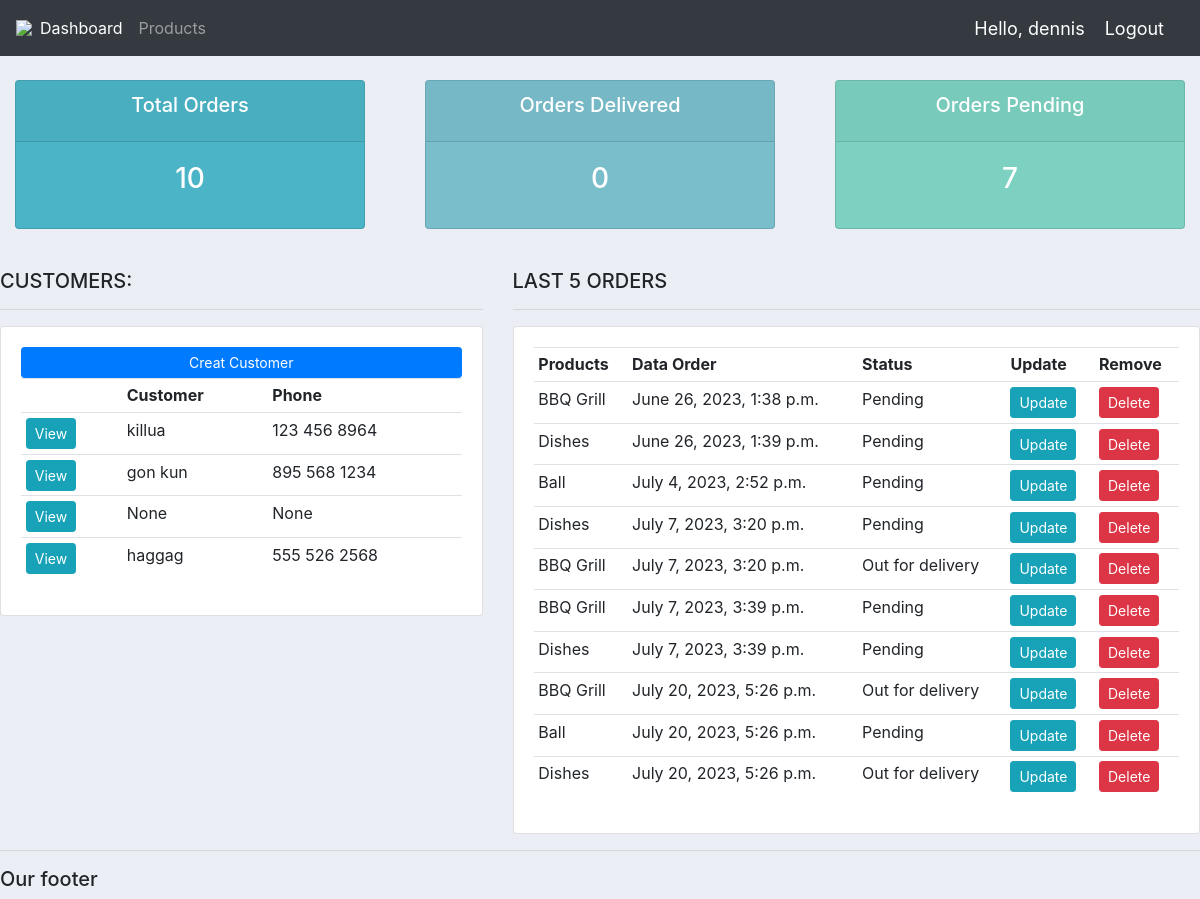
The app's page / (signed in) with its own data.
### accounts/models.py (models this page shows, shortened)
class Customer(models.Model):
    user = models.OneToOneField(User, null=True,blank= True, on_delete=models.CASCADE)
    name = models.CharField(max_length=200, null=True)
    phone = models.CharField(max_length=200, null=True)
    email = models.CharField(max_length=200, null=True)
    profile_pic = models.ImageField(default="profile1.png",null=True, blank=True)
    date_created = models.DateTimeField(auto_now_add=True, null=True)

class Order(models.Model):
    STATUS = (
        ('Pending', 'Pending'),
        ('Out for delivery', 'Out  for delivery'),
        ('Delivered', 'Delivered'),
    )
    customer = models.ForeignKey(Customer, null=True, on_delete= models.SET_NULL)
    product = models.ForeignKey(Product, null=True, on_delete= models.SET_NULL)
    date_created = models.DateTimeField(auto_now_add=True, null=True)
    status = models.CharField(max_length=200, null=True, choices=STATUS)
    note = models.CharField(max_length=1000, null=True)

class Product(models.Model):
    CATEGORY = (
        ('Indoor', 'Indoor'),
        ('Out Door', 'Out Door'),
    )
    name = models.CharField(max_length=200, null=True)
    price = models.FloatField(null=True)
    category = models.CharField(max_length=200, null=True, choices=CATEGORY)
    description = models.CharField(max_length=200, null=True, blank=True)
    date_created = models.DateTimeField(auto_now_add=True, null=True)
    tags = models.ManyToManyField(Tag)
    def __str__(self):
        return self.name

### accounts/decoraters.py (the view)
    def wrapper_function(request, *args, **kwargs):
        group = None
        if request.user.groups.exists():
            group = request.user.groups.all()[0].name
        if group == 'customer':
            return redirect('user-page')
        if group == 'admin':
            return view_func(request, *args, **kwargs)

### accounts/decoraters.py (called while the page is built)
def admin_only(view_func):
    def wrapper_function(request, *args, **kwargs):
        group = None
        if request.user.groups.exists():
            group = request.user.groups.all()[0].name
        if group == 'customer':
            return redirect('user-page')
        if group == 'admin':
            return view_func(request, *args, **kwargs)
    return wrapper_function

### accounts/views.py (called while the page is built)
@login_required(login_url='login')
@admin_only
def home(request):
    orders = Order.objects.all()
    customers = Customer.objects.all()
    total_customers = customers.count()
    total_orders = orders.count()
    delivered = orders.filter(status='Delivered').count()
    pending = orders.filter(status='Pending').count()
    context = {'orders':orders, 'customers':customers, 'total_orders': total_orders, 'delivered':delivered, 'pending':pending}
    return render(request,'accounts/dashboard.html', context)

### accounts/templates/accounts/dashboard.html
{% extends 'accounts/main.html' %}
{% block content %}
{% include 'accounts/status.html' %}
<br>
<div class="row">
    <div class="col-md-5">
        <h5>CUSTOMERS:</h5>
        <hr>
        <div class="card card-body">
            <a class="btn btn-primary btn-sm btn-block" href="">Creat Customer</a>
            <table class="table table-sm">
                <tr>
                    <th></th>
                    <th>Customer</th>
                    <th>Phone</th>
                </tr>
                {% for customer in customers %}
                    <tr>
                        <td><a class="btn btn-sm btn-info" href="{% url 'customer' customer.id %}">View</a></td>
                        <td>{{customer.name}}</td>
                        <td>{{customer.phone}}</td>
                    </tr>
                {% endfor %}
            </table>
        </div>
    </div>
    <div class="col-md-7">
        <h5>LAST 5 ORDERS</h5>
        <hr>
        <div class="card card-body">
            <table class="table table-sm">
                <tr>
                    <th>Products</th>
                    <th>Data Order</th>
                    <th>Status</th>
                    <th>Update</th>
                    <th>Remove</th>
                </tr>
                {% for order in orders %}
                    <tr>
                        <td>{{order.product}}</td>
                        <td>{{order.date_created}}</td>
                        <td>{{order.status}}</td>
                        <td><a class="btn btn-sm btn-info" href="{% url 'update_order' order.id %}">Update</a></td>
                        <td><a class="btn btn-sm btn-danger" href="{% url 'delete_order' order.id %}">Delete</a></td>
                    </tr>
                {% endfor %}
            </table>
        </div>
    </div>
</div>
{% endblock %}

### accounts/templates/accounts/main.html (shortened to what this page needs)
{% load static %}
<!DOCTYPE html>
<html lang="en">
<head>
    <link rel="stylesheet" href="https://stackpath.bootstrapcdn.com/bootstrap/4.3.1/css/bootstrap.min.css"></head>
    <link rel="stylesheet" type="text/css" href="{% static '/css/main.css' %}">
</head>
<body>
    {% include 'accounts/navbar.html' %}
    {% block content %}
    {% endblock %}
    <hr>
    <h5>Our footer</h5>
</body>
</html>

### accounts/templates/accounts/navbar.html (shortened to what this page needs)
{% load static %}
<nav class="navbar navbar-expand-lg navbar-dark bg-dark">
  <img src="{% static 'images/logo.png' %}">
    <div class="collapse navbar-collapse" id="navbarNav">
      <ul class="navbar-nav">
        {% if request.user.is_staff %}
        <li class="nav-item active">
          <a class="nav-link" href="{% url 'home' %}">Dashboard</a>
        </li>
        <li class="nav-item">
          <a class="nav-link" href="{% url 'products' %}">Products</a>
        </li>
        {% else %}
        <li class="nav-item">
          <a class="nav-link" href="{% url 'account' %}">Settings</a>
        </li>
        {% endif %}
      </ul>
    </div>
    <span class="hello-msg">Hello, {{request.user}}</span>
    <span><a class="hello-msg" href="{% url 'logout' %}">Logout</a></span>
  </nav>

### accounts/templates/accounts/status.html
<br>
<div class="row">
    <div class="col">
        <div class="col-md">
            <div class="card text-center text-white mb-3" id="total-orders">
                <div class="card-header">
                    <h5 class="card-title">Total Orders</h5>
                </div>
                <div class="card-body">
                    <h3 class="card-title">{{total_orders}}</h3>
                </div>
            </div>
        </div>
    </div>
    <div class="col">
        <div class="col-md">
            <div class="card text-center text-white mb-3" id="orders-delivered">
                <div class="card-header">
                    <h5 class="card-title">Orders Delivered</h5>
                </div>
                <div class="card-body">
                    <h3 class="card-title">{{delivered}}</h3>
                </div>
            </div>
        </div>
    </div>
    <div class="col">
        <div class="col-md">
            <div class="card text-center text-white mb-3" id="orders-pending">
                <div class="card-header">
                    <h5 class="card-title">Orders Pending</h5>
                </div>
                <div class="card-body">
                    <h3 class="card-title">{{pending}}</h3>
                </div>
            </div>
        </div>
    </div>
</div>

### static/css/main.css (style rules this page uses)
body { background-color: #ebeff5; }
#total-orders { background-color: #4cb4c7; }
#orders-delivered { background-color: #7abecc; }
#orders-pending { background-color: #7cd1c0; }

### accounts/templates/accounts/navbar.html (style rules this page uses)
.hello-msg { font-size: 18px; color: #fff; margin-right: 20px; }

### records on screen
Customer: name "killua", phone "123 456 8964"
Customer: name "gon kun", phone "895 568 1234"
Customer: name "None", phone "None"
Customer: name "haggag", phone "555 526 2568"
Order: product "BBQ Grill", date_created "June 26, 2023, 1:38 p.m.", status "Pending"
Order: product "Dishes", date_created "June 26, 2023, 1:39 p.m.", status "Pending"
Order: product "Ball", date_created "July 4, 2023, 2:52 p.m.", status "Pending"
Order: product "Dishes", date_created "July 7, 2023, 3:20 p.m.", status "Pending"
Order: product "BBQ Grill", date_created "July 7, 2023, 3:20 p.m.", status "Out for delivery"
Order: product "BBQ Grill", date_created "July 7, 2023, 3:39 p.m.", status "Pending"
Order: product "Dishes", date_created "July 7, 2023, 3:39 p.m.", status "Pending"
Order: product "BBQ Grill", date_created "July 20, 2023, 5:26 p.m.", status "Out for delivery"
Order: product "Ball", date_created "July 20, 2023, 5:26 p.m.", status "Pending"
Order: product "Dishes", date_created "July 20, 2023, 5:26 p.m.", status "Out for delivery"

### other values on screen
{{ request.user }} "dennis"
{{ total_orders }} "10"
{{ delivered }} "0"
{{ pending }} "7"
